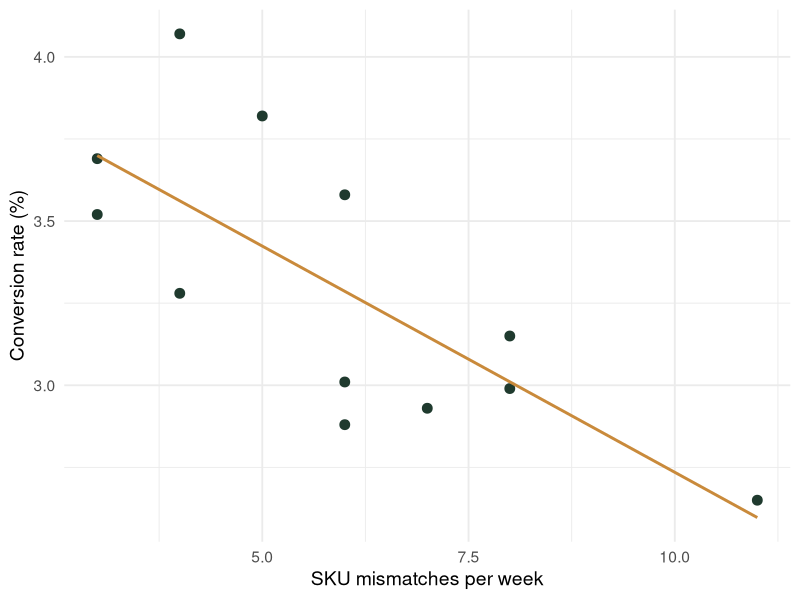

The R script that drew this image:
## ---- chunk 1
#| label: setup
#| include: false
library(tidyverse)
library(knitr)
## ---- chunk 2
#| label: simulate-data
set.seed(6500)
weeks_raw <- tibble(
  week           = 1:12,
  sku_mismatches = rpois(12, lambda = 6),
  sessions       = round(rnorm(12, mean = 900, sd = 60)),
  conv_rate      = round(pmax(1.5, 4.2 - 0.15 * sku_mismatches +
                                rnorm(12, 0, 0.3)), 2)
)
## ---- chunk 3
#| label: wrangle
weeks <- weeks_raw |>
  mutate(
    orders = round(sessions * conv_rate / 100),
    sync_level = case_when(
      sku_mismatches <= 4 ~ "Low",
      sku_mismatches <= 8 ~ "Medium",
      TRUE                ~ "High"
    ),
    sync_level = factor(sync_level, levels = c("Low", "Medium", "High"))
  )

head(weeks, 5)
## ---- chunk 4
#| label: tbl-sample
#| tbl-cap: "Weekly averages by sync-mismatch level (simulated)"
weeks |>
  group_by(sync_level) |>
  summarise(
    weeks     = n(),
    sessions  = round(mean(sessions)),
    conv_rate = round(mean(conv_rate), 2)
  ) |>
  kable()
## ---- chunk 5
#| label: fig-pattern
#| fig-cap: "Conversion rate vs. weekly SKU mismatches (simulated)"
#| fig-width: 7
#| fig-height: 4.2
ggplot(weeks, aes(sku_mismatches, conv_rate)) +
  geom_point(size = 3, color = "#1F3A2E") +
  geom_smooth(method = "lm", se = FALSE, color = "#C98A3B") +
  labs(x = "SKU mismatches per week", y = "Conversion rate (%)") +
  theme_minimal(base_size = 14)
## ---- chunk 6
#| label: lm-demo
fit <- lm(conv_rate ~ sku_mismatches, data = weeks)
round(coef(summary(fit)), 3)
